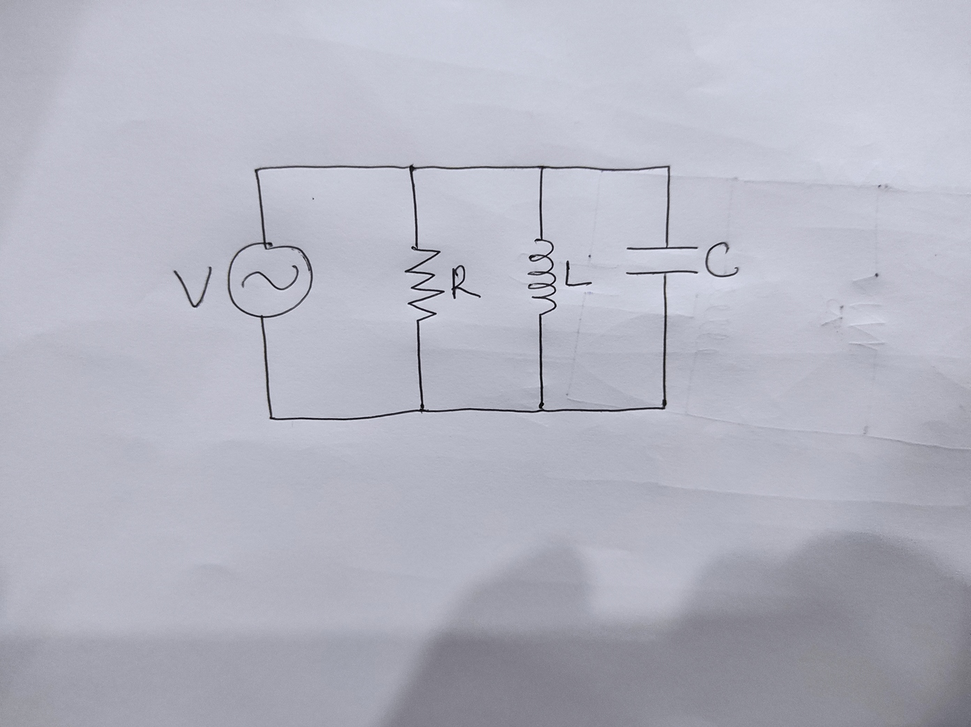
#> input picture simple_test_images/01.png, 971 x 727 px, shrunk from 1392 x 1042 before the run
$ python -i wire_segment.py   (imports and definitions only)
#> lines starting #> are read from the running program, lines starting #| are printed output that depends on the picture; after the words box and inside, x2 and y2 are one past the last pixel; in counts of white or black regions, pixels touching at a corner belong together
#> further down, picture is the input picture: shape (727, 971, 3); mean B, G, R 193.4, 180.9, 179.9
import numpy as np
import cv2


def line_detecion(img):

    img_out_s1 = np.zeros(img.shape, dtype='uint8')
    img_out_s2 = np.zeros(img.shape, dtype='uint8')
    img_out_s3 = np.zeros(img.shape, dtype='uint8')
    dst = np.copy(img)

    #################
    # 1st HoughP Stage
    ################
    maxVal = 255
    minVal = maxVal * 0.7
    AccThreshold = 60
    MinLine = 30
    MaxGap = 10

    # Find edges using the Canny method
    gaussian_s1 = cv2.GaussianBlur(img, (3, 3), 1)
    canny_s1 = cv2.Canny(gaussian_s1, threshold1=minVal, threshold2=maxVal)
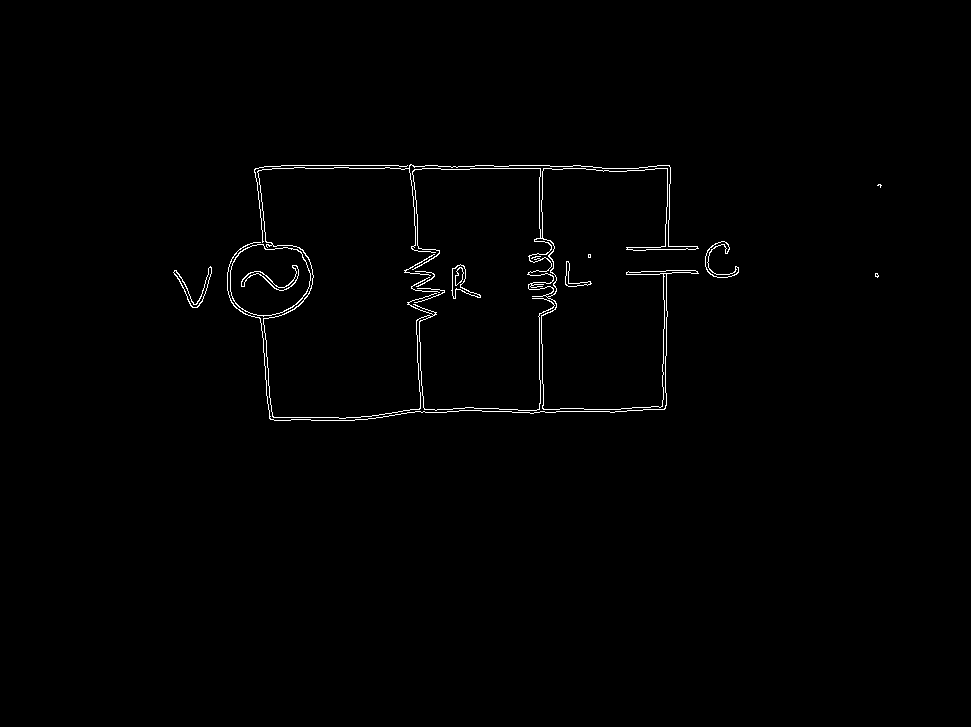
#> canny_s1: shape (727, 971); 0.81% white in thin lines or dots, all inside (x1, y1, x2, y2) = (173, 164, 882, 421)
    dilate_s1 = cv2.dilate(canny_s1, cv2.getStructuringElement(cv2.MORPH_RECT, (5, 5)), iterations=1)
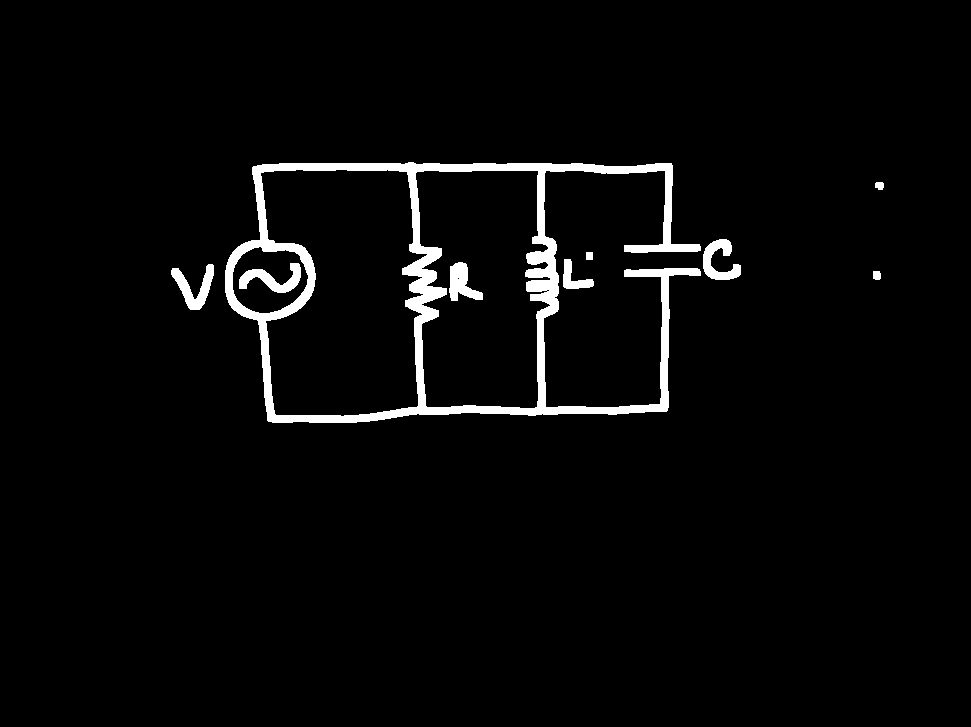
#> dilate_s1: shape (727, 971); 3.2% white; 9 white regions, largest, box (x1, y1, x2, y2) and area: (225, 162, 701, 423) 18880, (171, 264, 214, 310) 817, (239, 263, 301, 293) 814
    lines_s1 = cv2.HoughLinesP(dilate_s1, 2, np.pi / 90.0, AccThreshold, minLineLength=MinLine, maxLineGap=MaxGap)
#> lines_s1 = 150 rows, first 6: [252, 167, 672, 167], [377, 412, 644, 412], [262, 164, 594, 164], [624, 272, 740, 272], [401, 408, 667, 408], [225, 277, 272, 277]

    # Draw lines on the detected points
    for line1 in lines_s1:
        x1, y1, x2, y2 = line1[0]
        cv2.line(img_out_s1, (x1, y1), (x2, y2), (255, 255, 255), 1)
#> this loop made 150 passes
#> (x1, y1, x2, y2) on passes 1 to 12: (252, 167, 672, 167), (377, 412, 644, 412), (262, 164, 594, 164), (624, 272, 740, 272), (401, 408, 667, 408), (225, 277, 272, 277), (526, 287, 589, 287), (631, 252, 729, 241), (347, 170, 672, 170), (526, 285, 593, 285), (414, 163, 423, 414), (664, 411, 664, 268)
#> img_out_s1: shape (727, 971, 3); 1.8% white; 6 white regions, box (x1, y1, x2, y2) and area: (228, 162, 741, 415) 10653, (238, 306, 403, 423) 1504, (265, 279, 316, 290) 207, (225, 274, 273, 278) 124, (537, 311, 538, 382) 71, (225, 279, 275, 280) 50

    #################
    # 2nd HoughP Stage
    ################
    img_out_s1_reopen = img_out_s1
    CannyMaxVal_s2 = 255
    CannyMinVal_s2 = CannyMaxVal_s2*0.7
    HoughPThres_s2 = 40
    MinLine_s2 = 20
    MaxGap_s2 = 10

    dilate_s2 = cv2.dilate(img_out_s1_reopen, cv2.getStructuringElement(cv2.MORPH_RECT, (5, 5)), iterations=1)
#> dilate_s2: shape (727, 971, 3); 3.7% white; 2 white regions, box (x1, y1, x2, y2) and area: (226, 160, 743, 425) 25412, (223, 272, 318, 292) 1032
    kernel_s2 = np.ones((5, 5), np.uint8)
    erosion_s2 = cv2.erode(dilate_s2, kernel_s2, iterations=1)
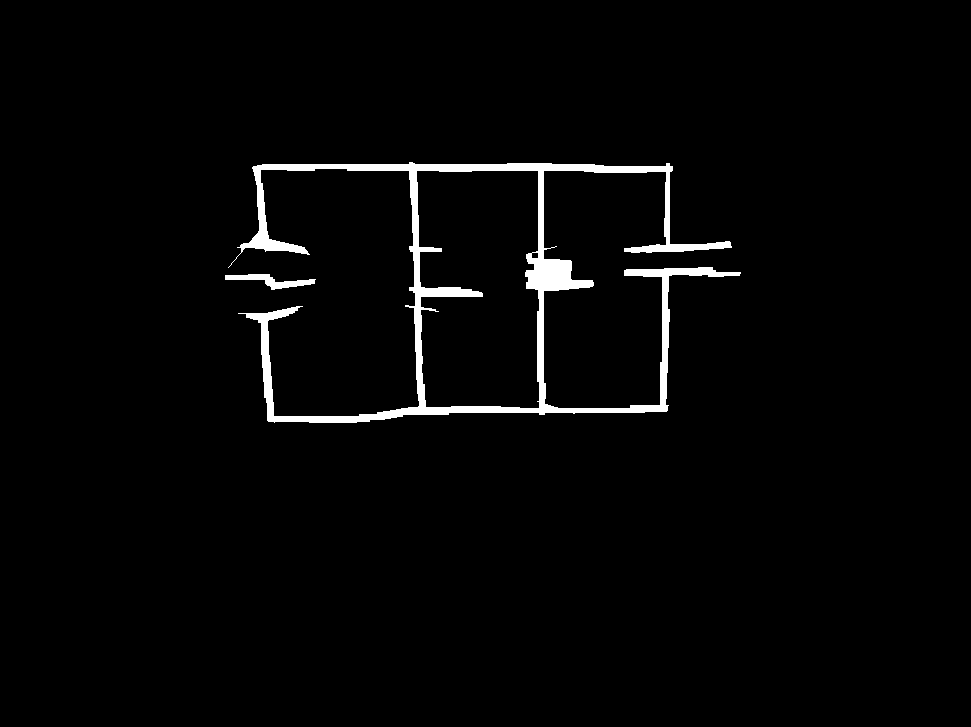
#> erosion_s2: shape (727, 971, 3); 2.3% white; 2 white regions, box (x1, y1, x2, y2) and area: (228, 162, 741, 423) 15912, (225, 274, 316, 290) 576
    lines_s2 = cv2.HoughLinesP(erosion_s2[:,:,0], 2, np.pi / 90.0, HoughPThres_s2, minLineLength=MinLine_s2, maxLineGap=MaxGap_s2)
#> lines_s2 = 136 rows, first 6: [252, 168, 672, 168], [262, 164, 594, 164], [401, 408, 667, 408], [526, 283, 593, 283], [377, 413, 448, 413], [624, 275, 671, 275]

    # Draw lines on the detected points
    for line2 in lines_s2:
        x1, y1, x2, y2 = line2[0]
        cv2.line(img_out_s2, (x1, y1), (x2, y2), (255, 255, 255), 1)
#> this loop made 136 passes
#> (x1, y1, x2, y2) on passes 1 to 12: (252, 168, 672, 168), (262, 164, 594, 164), (401, 408, 667, 408), (526, 283, 593, 283), (377, 413, 448, 413), (624, 275, 671, 275), (415, 351, 415, 165), (539, 414, 539, 163), (253, 166, 672, 166), (525, 272, 570, 272), (660, 411, 665, 268), (409, 249, 441, 249)
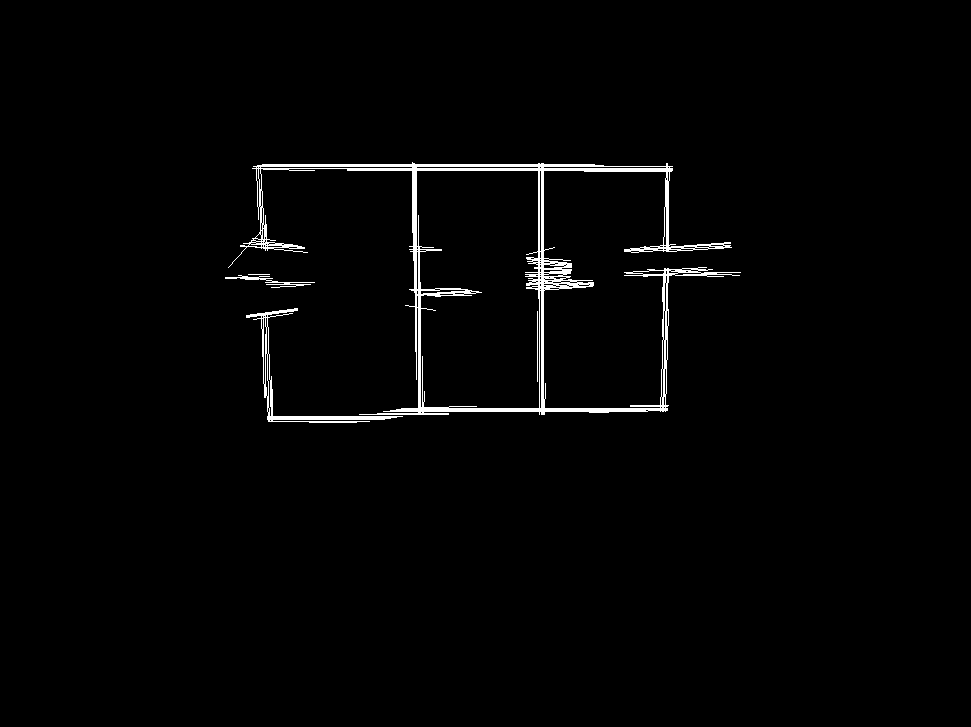
#> img_out_s2: shape (727, 971, 3); 1.6% white; 5 white regions, box (x1, y1, x2, y2) and area: (228, 162, 741, 415) 9817, (246, 308, 403, 423) 1330, (225, 275, 315, 288) 266, (537, 311, 538, 382) 71, (248, 274, 270, 275) 22

    #################
    # 3rd HoughP Stage
    ################
    img_out_s2_reopen = img_out_s2
    CannyMaxVal_s3 = 255
    CannyMinVal_s3 = CannyMaxVal_s3 * 0.7
    HoughPThres_s3 = 40
    MinLine_s3 = 20
    MaxGap_s3 = 10

    lines_s3 = cv2.HoughLinesP(img_out_s2_reopen[:,:,0], 3, np.pi / 90.0, HoughPThres_s3, minLineLength=MinLine_s3, maxLineGap=MaxGap_s3)
#> lines_s3 = 139 rows, first 6: [262, 164, 594, 164], [497, 411, 611, 408], [347, 169, 672, 169], [396, 411, 510, 408], [666, 251, 666, 163], [649, 270, 686, 272]

    # Draw lines on the detected points
    for line3 in lines_s3:
        x1, y1, x2, y2 = line3[0]
        cv2.line(img_out_s3, (x1, y1), (x2, y2), (255, 255, 255), 3)
        cv2.line(dst, (x1, y1), (x2, y2), (255, 255, 255), 3)
#> this loop made 139 passes
#> (x1, y1, x2, y2) on passes 1 to 12: (262, 164, 594, 164), (497, 411, 611, 408), (347, 169, 672, 169), (396, 411, 510, 408), (666, 251, 666, 163), (649, 270, 686, 272), (416, 379, 416, 165), (529, 285, 585, 280), (415, 296, 481, 292), (265, 312, 266, 353), (315, 422, 369, 421), (541, 414, 541, 163)
#> line3 on passes 56 to 60: [[537, 267, 570, 271]], [[347, 166, 375, 165]], [[361, 166, 408, 165]], [[413, 259, 414, 203]], [[528, 408, 599, 412]]
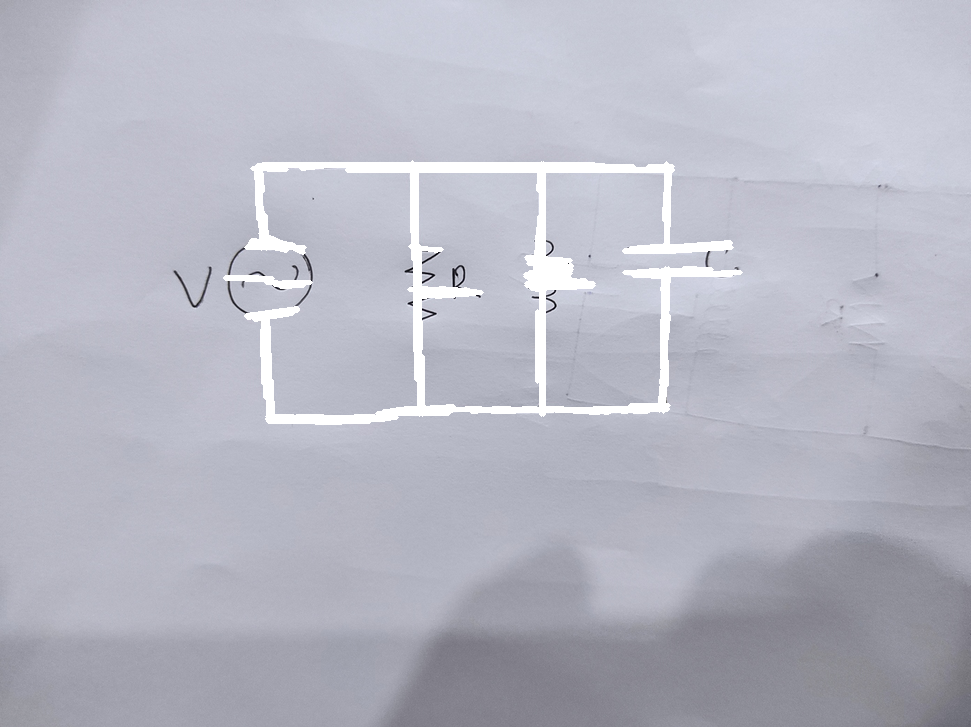
#> dst: shape (727, 971, 3); mean B, G, R 195.9, 183.8, 182.8
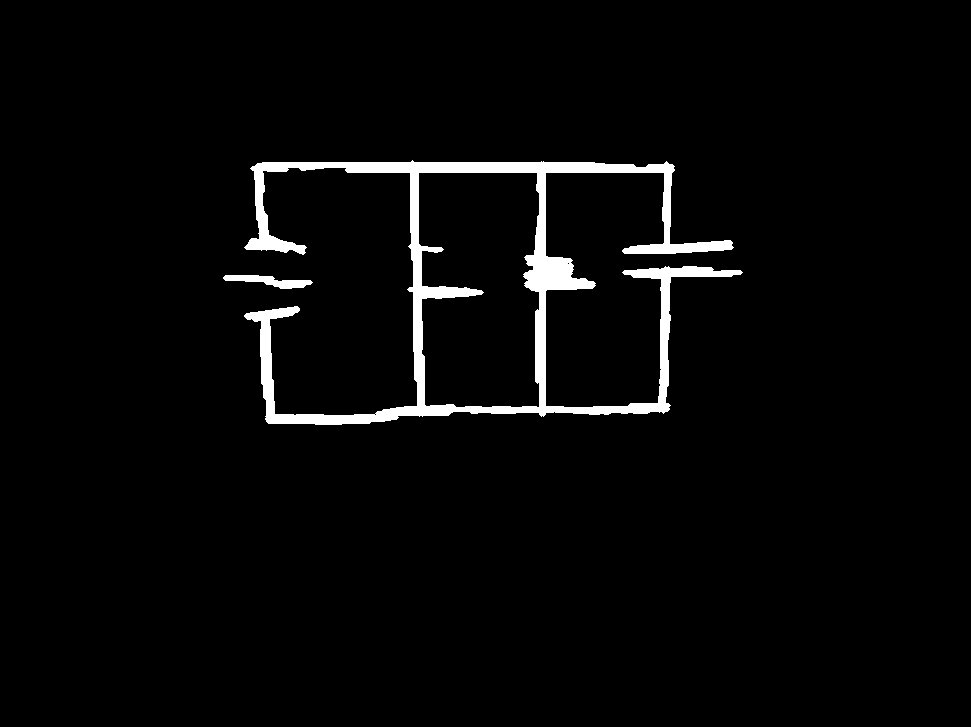
#> img_out_s3: shape (727, 971, 3); 3% white; 2 white regions, box (x1, y1, x2, y2) and area: (244, 160, 743, 425) 20781, (223, 275, 313, 289) 627

    img_out_s3 = cv2.threshold(img_out_s3, 15, 255, cv2.THRESH_BINARY)[1]

    return img_out_s3

>>> import cv2
>>> picture = cv2.imread('simple_test_images/01.png')
>>> result = line_detecion(picture)
